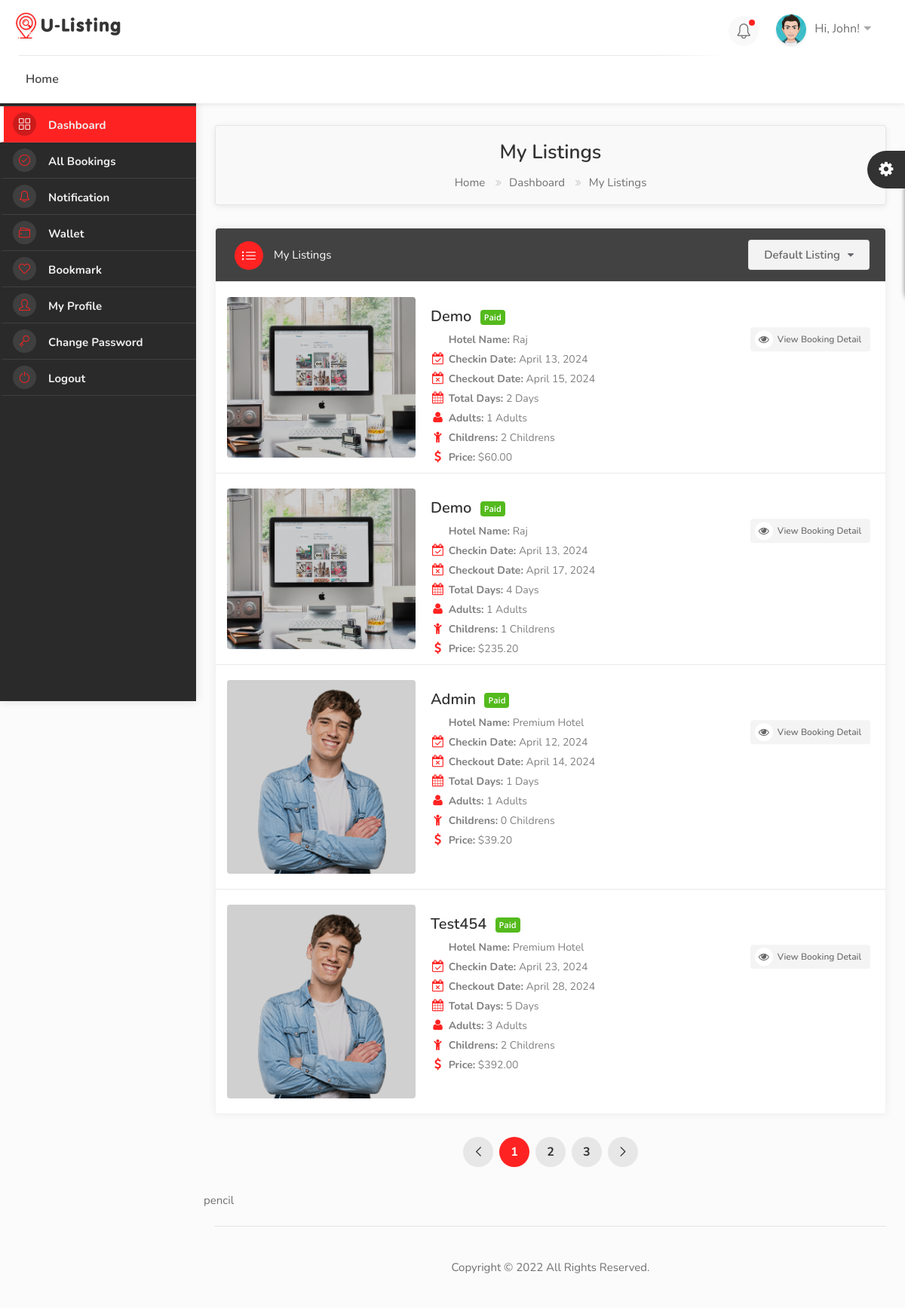
The app's page /dashboard/bookings/ (signed in) with its own data.
### hotel/models.py (models this page shows, shortened)
class Booking(models.Model):
    user = models.ForeignKey(User, on_delete=models.SET_NULL, null=True, blank=True)
    payment_status = models.CharField(max_length=100, choices=PAYMENT_STATUS)
    coupons = models.ManyToManyField('hotel.Coupon', blank=True)
    full_name = models.CharField(max_length=100)
    email = models.CharField(max_length=100)
    phone = models.CharField(max_length=100)
    hotel = models.ForeignKey(Hotel, on_delete=models.SET_NULL, null=True, blank=True)
    room_type = models.ForeignKey(RoomType, on_delete=models.SET_NULL, null=True, blank=True)
    room = models.ManyToManyField(Room)
    before_discount = models.DecimalField(max_digits=12, decimal_places=2, default=0.00)
    total = models.DecimalField(max_digits=12, decimal_places=2, default=0.00)
    saved = models.DecimalField(max_digits=12, decimal_places=2, default=0.00)
    check_in_date = models.DateField()
    check_out_date = models.DateField()
    total_days = models.PositiveIntegerField(default=0)
    num_adults = models.PositiveIntegerField(default=1)
    num_children = models.PositiveIntegerField(default=0)
    checked_in = models.BooleanField(default=False)
    checked_out = models.BooleanField(default=False)
    is_active = models.BooleanField(default=False)
    checked_in_tracker = models.BooleanField(default=False)
    checked_out_tracker = models.BooleanField(default=False)
    bid = ShortUUIDField(unique=True, length=10, max_length=20)
    date = models.DateTimeField(auto_now_add=True)
    stripe_payment_intent = models.CharField(max_length=200, null=True, blank=True)
    success_id = ShortUUIDField(length=10, max_length=20, null=True, blank=True)
    booking_id = ShortUUIDField(unique=True, length=10, max_length=20)

class Hotel(models.Model):
    user = models.ForeignKey(User, on_delete=models.SET_NULL, null=True)
    name = models.CharField(max_length=100, null=True, blank=True)
    description = CKEditor5Field(null=True, blank=True, config_name="extends")
    image = models.FileField(upload_to="hotel_gallery")
    address = models.CharField(max_length=200)
    mobile = models.CharField(max_length=200)
    email = models.CharField(max_length=100)
    status = models.CharField(max_length=20, choices=HOTEL_STATUS, default="Live")
    tags = TaggableManager(blank=True)
    views = models.IntegerField(default=0)
    featured = models.BooleanField(default=False)
    hid = ShortUUIDField(unique=True, length=10, max_length=20)
    slug = models.SlugField(unique=True)
    date = models.DateTimeField(auto_now_add=True)
    def hotel_gallery(self):
        return HotelGallery.objects.filter(hotel=self)

### user_dashboard/views.py (the view)
# urls.py: path("bookings/", views.bookings, name="bookings"),
@login_required
def bookings(request):
    bookings = Booking.objects.filter(user=request.user, payment_status="Paid")
    context = {
        "bookings": bookings,
    }
    return render(request, "user_dashboard/bookings.html", context)

### templates/user_dashboard/bookings.html (shortened to what this page needs)
{% extends 'partials/dashboard_base.html' %}
{% load static %}
{% block content %}
<div class="utf_dashboard_content">
    <div id="titlebar" class="dashboard_gradient">
        <div class="row">
            <div class="col-md-12">
                <h2>My Listings</h2>
                <nav id="breadcrumbs">
                    <ul>
                        <li><a href="/">Home</a></li>
                        <li><a href="dashboard.html">Dashboard</a></li>
                        <li>My Listings</li>
                    </ul>
                </nav>
            </div>
        </div>
    </div>
    <div class="row">
        <div class="col-lg-12 col-md-12">
            <div class="utf_dashboard_list_box margin-top-0">
                <div class="sort-by my_sort_by">
                    <div class="utf_sort_by_select_item">
                        <select data-placeholder="Default Listing" class="utf_chosen_select_single">
                            <option>Default Listing</option>
                        </select>
                    </div>
                </div>
                <h4><i class="sl sl-icon-list"></i> My Listings</h4>
                <ul>
                    {% for b in bookings %}
                    <li>
                        <div class="utf_list_box_listing_item">
                            <div class="utf_list_box_listing_item-img"><a href="#"><img
                                        src="{{b.hotel.image.url}}" alt=""></a></div>
                            <div class="utf_list_box_listing_item_content">
                                <div class="inner">
                                    <h3>{{b.full_name|title}}
                                        <div class="utf_counter_star_rating">{{b.payment_status|title}}</div>
                                    </h3>
                                    <span><i class="im im-icon-Hotel"></i> <b>Hotel Name:</b> {{b.hotel.name}}</span>
                                    <span><i class="fa fa-calendar-check-o"></i> <b>Checkin Date:</b> {{b.check_in_date}}</span>
                                    <span><i class="fa fa-calendar-times-o"></i> <b>Checkout Date:</b> {{b.check_out_date}}</span>
                                    <span><i class="fa fa-calendar"></i> <b>Total Days:</b> {{b.total_days}} Days</span>
                                    <span><i class="fa fa-user"></i> <b>Adults:</b> {{b.num_adults}} Adults</span>
                                    <span><i class="fa fa-child"></i> <b>Childrens:</b> {{b.num_children}} Childrens</span>
                                    <span><i class="fa fa-dollar"></i> <b>Price:</b> ${{b.total}}</span>
                                </div>
                            </div>
                        </div>
                        <div class="buttons-to-right">
                            <a href="{% url 'user_dashboard:booking_detail' b.booking_id %}" class="button gray"><i class="fa fa-eye"></i> View Booking Detail</a>
                        </div>
                    </li>
                    {% endfor %}
                </ul>
            </div>
            <div class="utf_pagination_container_part margin-top-30 margin-bottom-30">
                <nav class="pagination">
                    <ul>
                        <li><a href="#"><i class="sl sl-icon-arrow-left"></i></a></li>
                        <li><a href="#" class="current-page">1</a></li>
                        <li><a href="#">2</a></li>
                        <li><a href="#">3</a></li>
                        <li><a href="#"><i class="sl sl-icon-arrow-right"></i></a></li>
                    </ul>
                </nav>
            </div>
        </div>pencil
        <div class="col-md-12">
            <div class="footer_copyright_part">Copyright © 2022 All Rights Reserved.</div>
        </div>
    </div>
</div>
{% endblock content %}

### static/css/mmenu.css (style rules this page uses)
:root { --mm-line-height:20px; --mm-listitem-size:44px; --mm-navbar-size:44px; --mm-offset-top:0; --mm-offset-right:0; --mm-offset-bottom:0; --mm-offset-left:0; --mm-color-border:rgba(0, 0, 0, 0.1); --mm-color-button:rgba(0, 0, 0, 0.3); --mm-color-text:rgba(0, 0, 0, 0.75); --mm-color-text-dimmed:rgba(0, 0, 0, 0.3); --mm-color-background:#f3f3f3; --mm-color-background-highlight:rgba(0, 0, 0, 0.05); --mm-color-background-emphasis:rgba(255, 255, 255, 0.4); --mm-shadow:0 0 10px rgba(0, 0, 0, 0.3) }

### static/css/style.css (style rules this page uses)
body { color: #707070; font-size: 15px; line-height: 28px; background-color: #fff; }
body, h1, h2, h3, h4, h5, h6, input[type="text"], input[type="password"], input[type="email"], textarea, select, input[type="button"], input[type="submit"], button, #tiptip_content, .map-box p, .map-box div, .numerical-rating .utf_counter_star_rating, body .nav_responsive i.menu-trigger:after { font-family:'Nunito', sans-serif; text-transform: none; }
h1, h2, h3, h4, h5, h6 { color: #323232; }
* { margin: 0px; padding: 0px; box-sizing: border-box; }
ul, li { margin: 0px; list-style-type: none; }

### records on screen
Booking: hotel.image (picture), full_name "Demo", payment_status "Paid", hotel.name "Raj", check_in_date "April 13, 2024", check_out_date "April 15, 2024", total_days "2", num_adults "1", num_children "2", total "60.00"
Booking: hotel.image (picture), full_name "Demo", payment_status "Paid", hotel.name "Raj", check_in_date "April 13, 2024", check_out_date "April 17, 2024", total_days "4", num_adults "1", num_children "1", total "235.20"
Booking: hotel.image (picture), full_name "Admin", payment_status "Paid", hotel.name "Premium Hotel", check_in_date "April 12, 2024", check_out_date "April 14, 2024", total_days "1", num_adults "1", num_children "0", total "39.20"
Booking: hotel.image (picture), full_name "Test454", payment_status "Paid", hotel.name "Premium Hotel", check_in_date "April 23, 2024", check_out_date "April 28, 2024", total_days "5", num_adults "3", num_children "2", total "392.00"
